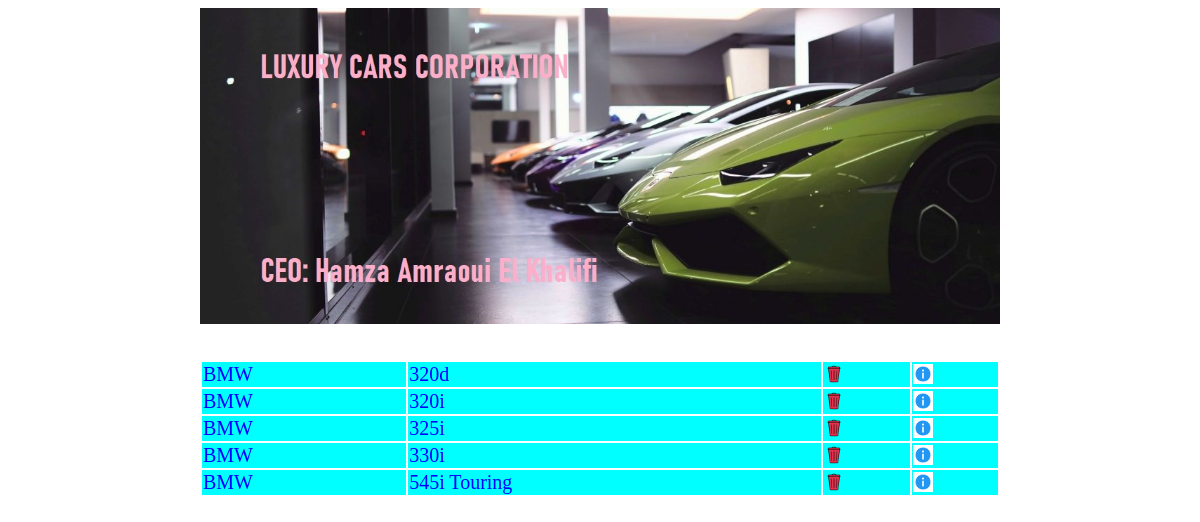
Screenshot of /buscar.php?bus=BMW with the database file from the repository.
### tables this page shows
CREATE TABLE `coches` (
  `MARCA` varchar(255) DEFAULT NULL,
  `MODELO` varchar(255) DEFAULT NULL,
  `VERSION` varchar(255) DEFAULT NULL,
  `PRECIO` double DEFAULT NULL,
  `GARANTIA` double DEFAULT NULL,
  `CODIGO` varchar(255) NOT NULL,
  `EXISTENCIAS` double DEFAULT NULL,
  PRIMARY KEY (`CODIGO`)
);

### web/buscar.php (the view, shortened to what this page needs)
<html>
<head>
</head>
<center><img src="Banner1.jpg" width ="800"><br><br><br>
<?php
$pro = $_GET['bus'];
$con=mysqli_connect("db","root","root","miapp");
echo "<table>";
$result=$con->query("select * from coches where marca like'%$pro%'");
while($data = mysqli_fetch_row($result)){
    echo "<tr><td>$data[0]</td><td>$data[2]</td>
    <td><a href='borrar.php?cod=$data[3]'><img src='papelera.png' width='20'></a></td>
    <td><a href='mostrar.php?cod=$data[3]'><img src='infor.png' width='20'</tr>";
}
echo "</table>";
?>
</body>

### web/buscar.php (style rules this page uses)
table { width:800px; }
td { height:20px; font-family: tahoma; font-size: 20px; color:blue; background-color: aqua; }
a { text-decoration:none; color:white; }

### rows the page displays
coches: MARCA "BMW", VERSION "320d"
coches: MARCA "BMW", VERSION "320i"
coches: MARCA "BMW", VERSION "325i"
coches: MARCA "BMW", VERSION "330i"
coches: MARCA "BMW", VERSION "545i Touring"
